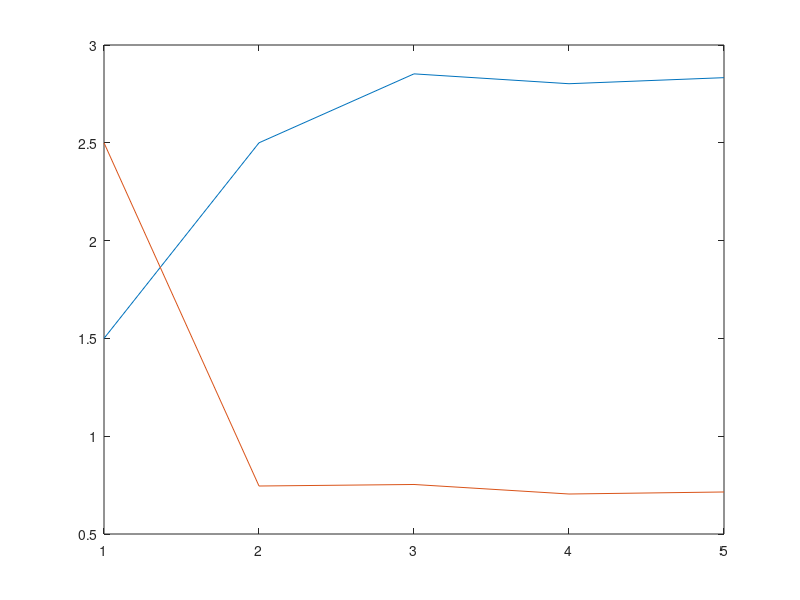

Reproduce this figure in MATLAB.
# ECUACIONES NO LINEALES
# HECHO POR TOMAS VIDAL
clc; clear all; format long;

# DEFINO LAS FUNCIONES
f1 = @(x1, x2) x1^2 + x1*x2 - 10;
f2 = @(x1, x2) x2 + 3*x1*(x2^2) - 5;

# DEFINO LOS VALORES INICIALES DE LAS VARIABLES
x1_0 = 1.5;
x2_0 = 2.5;

# DEFINO LAS FUNCIONES G
g1 = @(x1, x2) (10 - x1*x2)^(1/2);
g2 = @(x1, x2) ( (5 - x2) / (3*x1) )^(1/2);

function [r1, r2] = sistema_de_ecuaciones(g1, g2, x1_0, x2_0, max_iterations)
  k = 1;
  r1(k) = x1_0;
  r2(k) = x2_0;
  do
    r1(k+1) = g1(r1(k), r2(k));
    r2(k+1) = g2(r1(k), r2(k));
    k = k + 1;
  until (k == max_iterations);
endfunction;


[r1, r2] = sistema_de_ecuaciones(g1, g2, x1_0, x2_0, 5);
##disp(cstrcat("Las aproximaciones son ", num2str(r1(length(r1))), " y ", num2str(r2(length(r2))));
disp(r1(length(r1)));
disp(r2(length(r2)));
plot(r1); hold on;
plot(r2); hold on;
